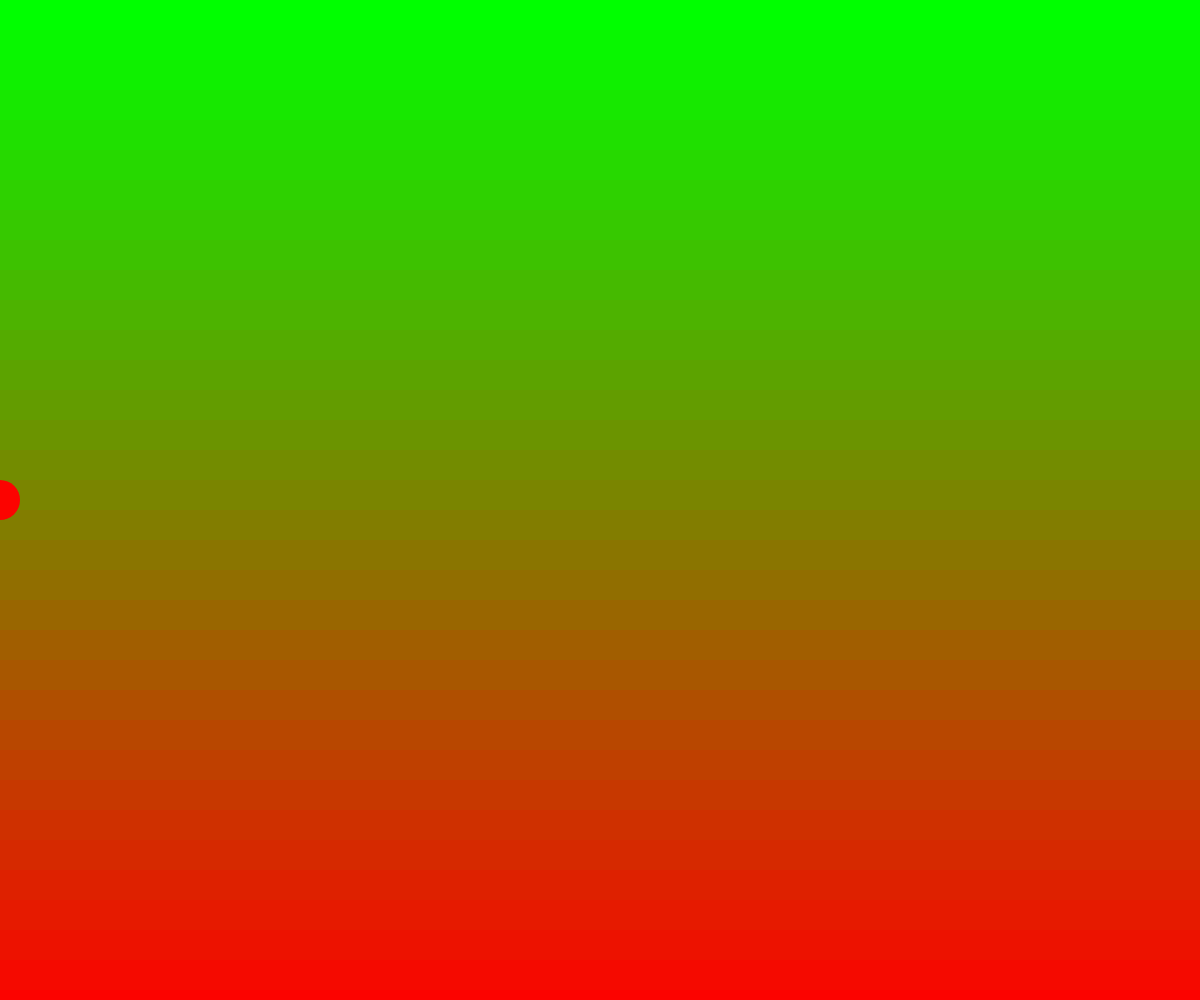
Frame 1 (no input)
Frame 60 (no input): identical to frame 1, image omitted
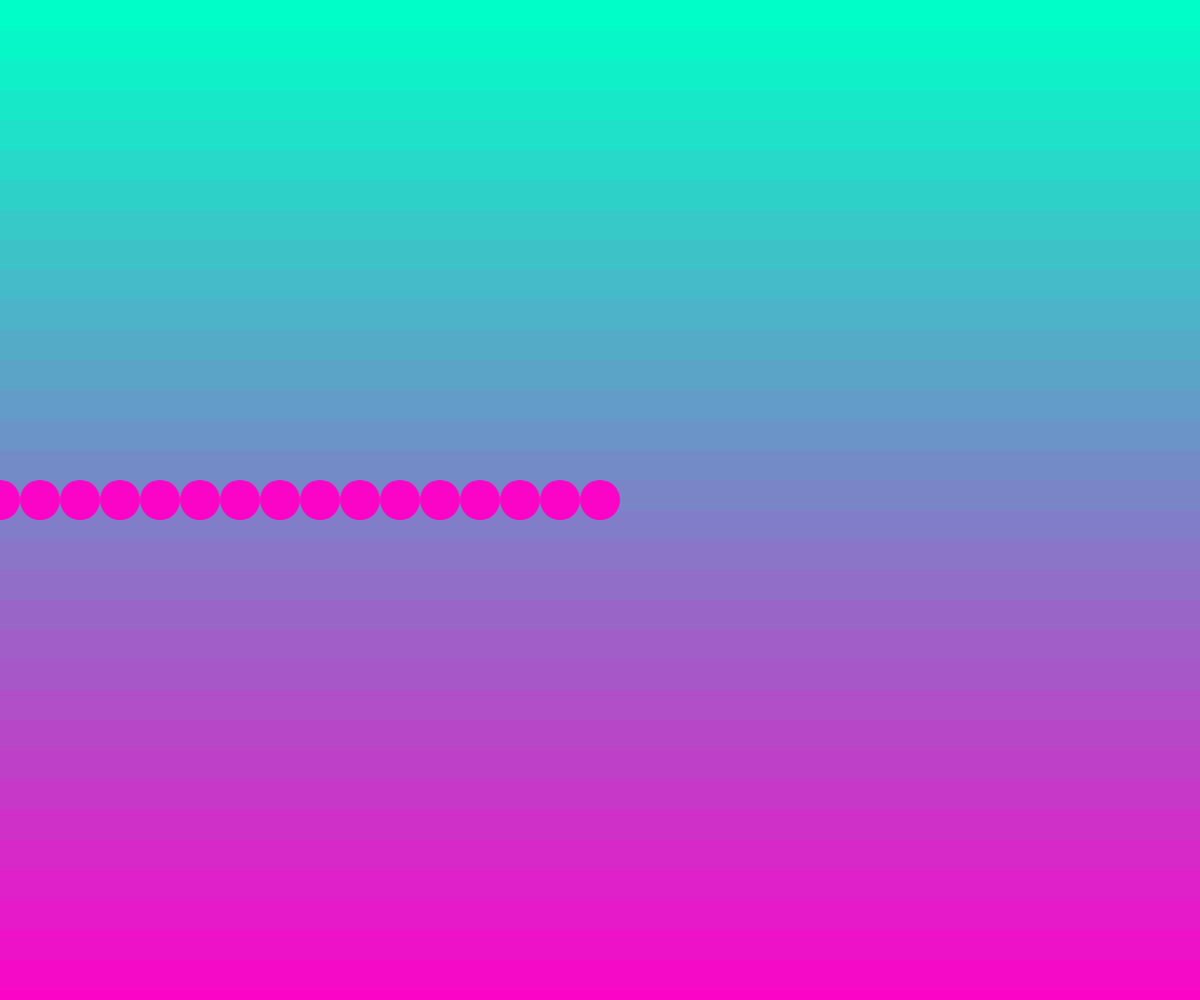
Frame 120 (the mouse pressed at the canvas centre since frame 60)

The p5.js sketch that drew these frames (run headless with seeded random() and noise() and a simulated clock; from frame 60 on, the mouse is pressed at the canvas centre):

// p5.js sketch
// ── sketch.js
// Drawing with single loops
// Marcus Cheecham
// Febuary 24th, 2025



function setup() {
  createCanvas(windowWidth, windowHeight);
}

function draw() {
  background(220);

  gradientBackground();
  circleLine();

  //Screen gets updated here
}


function gradientBackground() {
  // Create a gradient to use as a background
  let h = 30;

  // use a loop to draw a vertical stack of rectangles
  for(let y = 0; y < height; y+= h) {
    noStroke();
    let mappedY = map(y, 0, height, 0, 255);
    let reversedY = map(y, 0, height, 255, 0);
    fill(mappedY, reversedY, mouseX/3);
    rect(0, y, width, h);
  }
}

function circleLine() {
  // use a loop (for or a while) to draw a line of circles side by side
  let d = 40; // Diameter of a circle
  let y = height/2; // Places the circle at the center of the screen
  let xStart = 0;
  let xEnd = mouseX;

  // Use a loop to do the drawing
  // Results in a single image NO ANIMATION
  for(let x = xStart; x <= xEnd; x+= d) {
    circle(x, y, d);
  }
}
